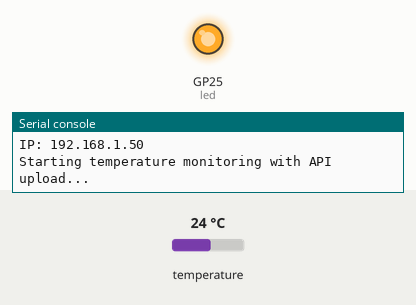
This program was run on a simulated Raspberry Pi Pico running MicroPython. On the bench: output pins drawn as LEDs (lit = HIGH), the last lines printed to the serial console. The inputs (shaded band) are chosen by the test bench; at power-on: temperature 24 °C. WiFi joins after 1.5 s; web requests get an empty 200 reply after 0.4 s; the clock reads 2024-03-15 10:24:30 at power-on unless the program sets it.

Above: at 2.6 s.
At 7.3 s:
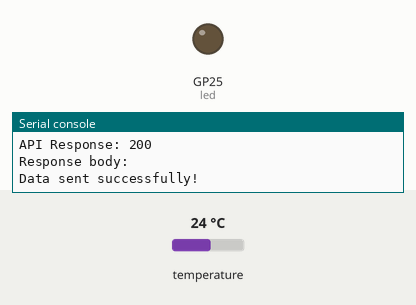
Timing chart, 0 to 9.3 s (numbered marks = the images above):
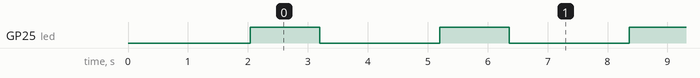

Measured:
- by itself, GP25 (led): alternates HIGH for 1.2 s and LOW for 2.0 s

The program:

main.py
```python
import machine
from machine import Pin
import onewire
import ds18x20
import time
import network
import urequests
import json

# WiFi Configuration
WIFI_SSID = "Manul"
WIFI_PASSWORD = "***"

# API Configuration
# Use your MacBook's local IP address from SvelteKit dev server
# Run: npm run dev -- --host to get the network address
API_ENDPOINT = "http://192.168.0.193:5173/lab/api"  # Replace with your Mac's IP and port
API_KEY = ""  # Probably not needed for local development

# Set up LED
led = Pin("LED", Pin.OUT)

# Set up DS18B20 temperature sensor on GPIO 22
dat = Pin(22)
ds = ds18x20.DS18X20(onewire.OneWire(dat))

# Scan for DS18B20 devices
roms = ds.scan()
print('Found DS18B20 devices:', roms)

if len(roms) == 0:
    print("No DS18B20 sensor found! Check wiring.")

# WiFi connection function
def connect_wifi():
    wlan = network.WLAN(network.STA_IF)
    wlan.active(True)

    if not wlan.isconnected():
        print('Connecting to WiFi...')
        wlan.connect(WIFI_SSID, WIFI_PASSWORD)

        # Wait for connection with timeout
        max_wait = 10
        while max_wait > 0:
            if wlan.status() < 0 or wlan.status() >= 3:
                break
            max_wait -= 1
            print('Waiting for connection...')
            time.sleep(1)

    if wlan.isconnected():
        print('WiFi connected!')
        print('IP:', wlan.ifconfig()[0])
        return True
    else:
        print('WiFi connection failed')
        return False

# Function to send temperature data to API
def send_to_api(temp_celsius):
    try:
        # Prepare data payload
        temp_fahrenheit = temp * 9/5 + 32
        data = {
            "temperature": round(temp_celsius, 2),
            "timestamp": time.time(),
            "device_id": "pico_w_001"  # Optional: identifier for your device
        }

        # Prepare headers
        headers = {
            "Content-Type": "application/json"
        }

        # Add API key to headers if you're using authentication
        if API_KEY:
            headers["Authorization"] = f"Bearer {API_KEY}"
            # Or use: headers["X-API-Key"] = API_KEY

        # Make POST request
        response = urequests.post(
            API_ENDPOINT,
            json=data,
            headers=headers
        )

        print(f'API Response: {response.status_code}')
        print(f'Response body: {response.text}')
        response.close()

        return response.status_code == 200

    except Exception as e:
        print(f'Error sending to API: {e}')
        return False

# Connect to WiFi at startup
wifi_connected = connect_wifi()

# Main loop
print("Starting temperature monitoring with API upload...")
while True:
    # Blink LED
    led.on()

    # Read temperature
    ds.convert_temp()
    time.sleep_ms(750)  # Wait for conversion

    for rom in roms:
        temp = ds.read_temp(rom)
        print(f'Temperature: {temp:.1f}°C ({temp * 9/5 + 32:.1f}°F)')

        # Send to API if WiFi is connected
        if wifi_connected:
            success = send_to_api(temp)
            if success:
                print("Data sent successfully!")
            else:
                print("Failed to send data")
                # Try reconnecting WiFi if send failed
                wifi_connected = connect_wifi()

    # Turn off LED
    led.off()

    # Wait before next reading
    time.sleep(2)  # Increased to 10 seconds to avoid overwhelming the API
```
